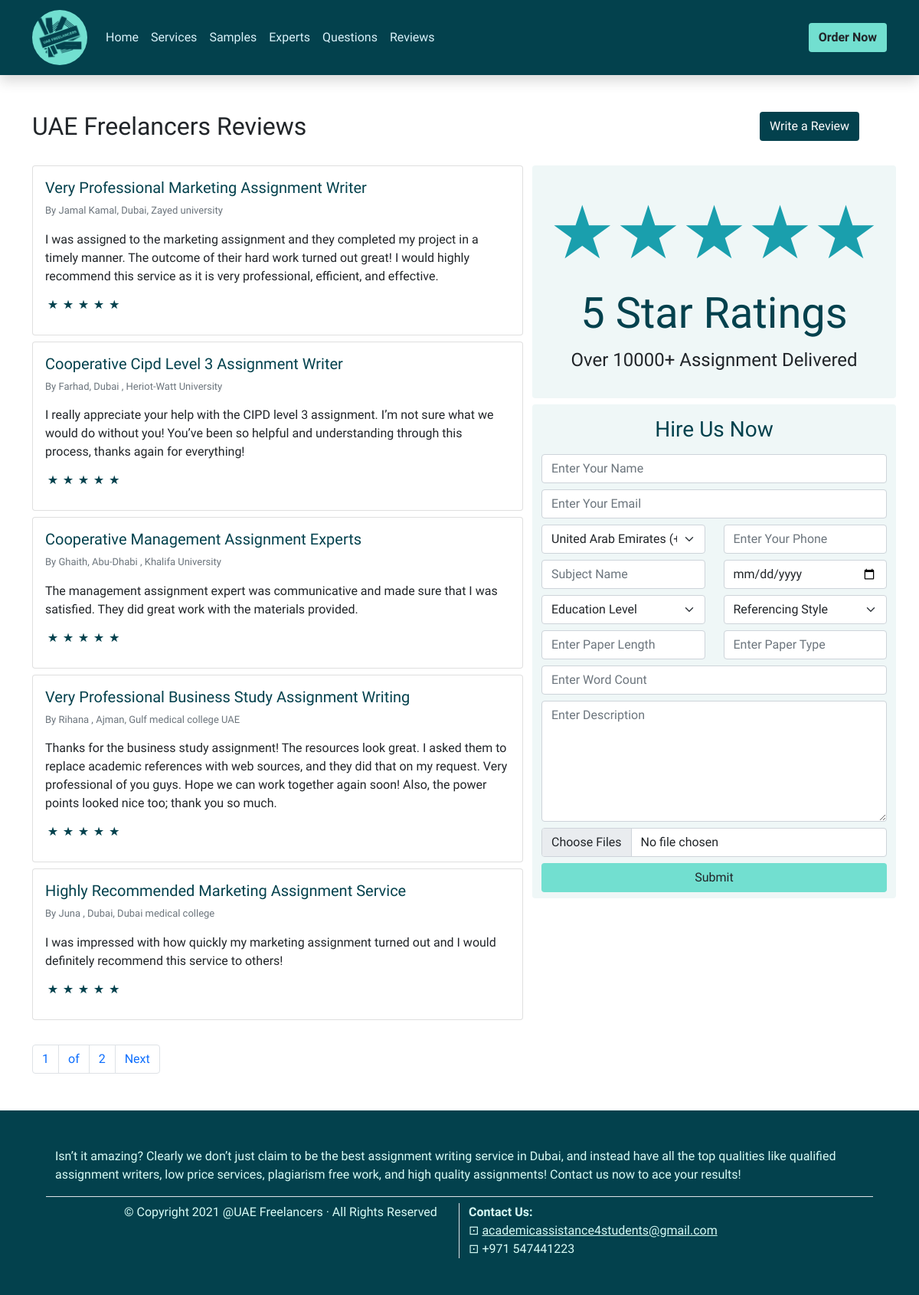
The app's page /reviews/ with its own data.
### main/models.py (models this page shows)
class Review(models.Model):
	title = models.CharField(max_length=256)
	name = models.CharField(max_length=256)
	qualification = models.CharField(max_length=256)
	star = models.IntegerField(choices=OPTIONS)
	description = models.TextField()
	class Meta:
		ordering = ('id',)
	def __str__(self) -> str:
		return self.title
	__repr__ = __str__

### main/views.py (the view)
# urls.py: path('reviews/', ReviewsView.as_view(), name='reviews'),
class ReviewsView(ListView):
	model = Review
	template_name = 'main/reviews.html'
	paginate_by = 5

### templates/main/reviews.html (shortened to what this page needs)
{% extends "main/base.html" %}
{% load static %}
{% block content %}
  <main class="container-fluid">
    <div class="container">
      <div class="mt-5 mb-3 pb-2">
        <div class="row justify-content-between">
          <div class="col-5">
            <h2 class="h2 fw-normal">UAE Freelancers Reviews</h2>
          </div>
          <div class="col-2">
            <button type="button" class="btn bg-dark-blue text-white" data-bs-toggle="modal" data-bs-target="#reviewsModal" name="button">Write a Review</button>
          </div>
        </div>
      </div>
    </div>
  </main>
  <section class="container-fluid">
    <div class="container">
      <div class="row">
        <div class="col-7">
          {% for object in object_list %}
          <div class="card mb-2">
            <div class="card-body">
              <p class="h5 card-title text-dark-blue">{{ object.title|title }}</p>
              <p class="text-secondary" style="font-size: 13px;">By {{ object.name|title }}, {{ object.qualification }}</p>
              <p class="text-break mb-0">{{ object.description }}</p>
              <span class="text-dark-blue fs-2 p-0 m-0">&Star;&Star;&Star;&Star;&Star;</span>
            </div>
          </div>
          {% endfor %}
        </div>
        <div class="col">
          <div class="row">
            <div class="p-3 rounded bg-light-blue text-center">
              <div class="col">
                <span class="stars">&bigstar;&bigstar;&bigstar;&bigstar;&bigstar;</span>
                <h1 class="display-4 text-dark-blue">5 Star Ratings</h1>
                <p class="fs-4 fw-light">Over 10000+ Assignment Delivered</p>
              </div>
            </div>
            <div class="bg-light-blue text-center rounded mt-2 py-2">
              <div class="col">
                <h3 class="p-2 text-dark-blue">Hire Us Now</h3>
                {% include "main/assignment_form.html" %}
              </div>
            </div>
          </div>
        </div>
      </div>
    </div>
  </section>
  {% include "main/pagination.html" %}
{% endblock %}

### assets/styles/main.css (style rules this page uses)
* { margin: 0; padding: 0; box-sizing: border-box; }
body { font-family: "Lexend", sans-serif; }
.bg-dark-blue { background-color: #03414d; }
.bg-light-blue { background-color: #eff7f7 !important; }
.text-dark-blue { color: #03414d; }
.stars { font-size: 6rem; color: #1a9fad; }

### records on screen
Review: title "Very Professional Marketing Assignment Writer", name "Jamal Kamal", qualification "Dubai, Zayed university", description "I was assigned to the marketing assignment and they completed my project in a timely manner. The outcome of their hard work turned out great! I would highly recommend this service as it is very professional, efficient, and effective."
Review: title "Cooperative Cipd Level 3 Assignment Writer", name "Farhad", qualification "Dubai , Heriot-Watt University", description "I really appreciate your help with the CIPD level 3 assignment. I’m not sure what we would do without you! You’ve been so helpful and understanding through this process, thanks again for everything!"
Review: title "Cooperative Management Assignment Experts", name "Ghaith", qualification "Abu-Dhabi , Khalifa University", description "The management assignment expert was communicative and made sure that I was satisfied. They did great work with the materials provided."
Review: title "Very Professional Business Study Assignment Writing", name "Rihana , Ajman", qualification "Gulf medical college UAE", description "Thanks for the business study assignment! The resources look great. I asked them to replace academic references with web sources, and they did that on my request. Very professional of you guys. Hope we can work together again soon! Also, the power points looked nice too; thank you so much."
Review: title "Highly Recommended Marketing Assignment Service", name "Juna , Dubai", qualification "Dubai medical college", description "I was impressed with how quickly my marketing assignment turned out and I would definitely recommend this service to others!"

### other values on screen
{{ page_obj.number }} "1"
{{ paginator.num_pages }} "2"
